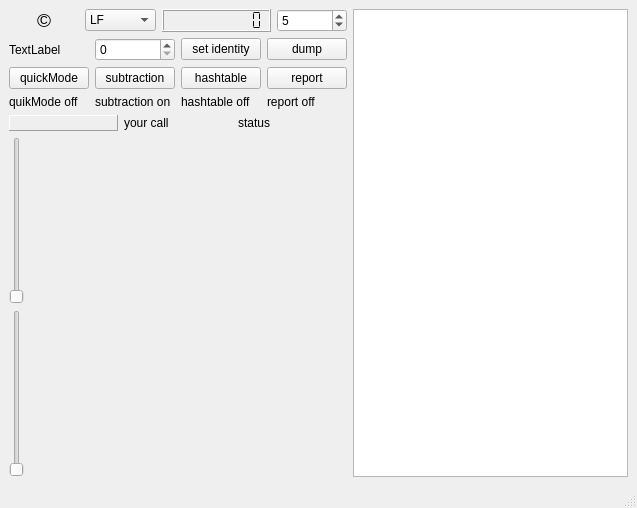
<?xml version="1.0" encoding="UTF-8"?>
<ui version="4.0">
 <class>MainWindow</class>
 <widget class="QMainWindow" name="MainWindow">
  <property name="geometry">
   <rect>
    <x>0</x>
    <y>0</y>
    <width>637</width>
    <height>508</height>
   </rect>
  </property>
  <property name="windowTitle">
   <string>qt-wspr</string>
  </property>
  <widget class="QWidget" name="centralwidget">
   <layout class="QHBoxLayout" name="horizontalLayout_6">
    <item>
     <layout class="QVBoxLayout" name="verticalLayout">
      <item>
       <layout class="QHBoxLayout" name="horizontalLayout">
        <item>
         <widget class="QLabel" name="label_2">
          <property name="font">
           <font>
            <pointsize>14</pointsize>
           </font>
          </property>
          <property name="toolTip">
           <string>&lt;html&gt;&lt;head/&gt;&lt;body&gt;&lt;p&gt;Copyright J van Katwijk, Lazy Chair Computing&lt;/p&gt;&lt;p&gt;This EXPERIMENTAL wspr decoder is based on the wspr decoding software from Joe Taylor (available under GNU GPL V3) , see copyrights below copyright 2001-2015, Joe Taylor, K1JT&lt;/p&gt;&lt;p&gt; Much of the present code is based on work by Steven Franke, K9AN&lt;/p&gt;&lt;p&gt; which in turn was based on earlier work by K1JT.&lt;/p&gt;&lt;p&gt; Copyright 2014-2015, Steven Franke, K9AN &lt;/p&gt;&lt;p&gt;with minor modifications&lt;/p&gt;&lt;p&gt; Copyright 2016, Guenael Jouchet, VA2GKA&lt;/p&gt;&lt;p&gt;The software is available under a GPL V3&lt;/p&gt;&lt;p&gt;&lt;br/&gt;&lt;/p&gt;&lt;/body&gt;&lt;/html&gt;</string>
          </property>
          <property name="text">
           <string>©</string>
          </property>
          <property name="alignment">
           <set>Qt::AlignmentFlag::AlignCenter</set>
          </property>
         </widget>
        </item>
        <item>
         <widget class="QComboBox" name="freqButton">
          <property name="toolTip">
           <string>&lt;html&gt;&lt;head/&gt;&lt;body&gt;&lt;p&gt;The selected band. A list of known frequencies for wspr transmissions is packed into this combobox&lt;/p&gt;&lt;/body&gt;&lt;/html&gt;</string>
          </property>
          <item>
           <property name="text">
            <string>LF</string>
           </property>
          </item>
          <item>
           <property name="text">
            <string>jan</string>
           </property>
          </item>
          <item>
           <property name="text">
            <string>MF</string>
           </property>
          </item>
          <item>
           <property name="text">
            <string>160m</string>
           </property>
          </item>
          <item>
           <property name="text">
            <string>80m</string>
           </property>
          </item>
          <item>
           <property name="text">
            <string>60m</string>
           </property>
          </item>
          <item>
           <property name="text">
            <string>40m</string>
           </property>
          </item>
          <item>
           <property name="text">
            <string>30m</string>
           </property>
          </item>
          <item>
           <property name="text">
            <string>20m</string>
           </property>
          </item>
          <item>
           <property name="text">
            <string>17m</string>
           </property>
          </item>
          <item>
           <property name="text">
            <string>15m</string>
           </property>
          </item>
          <item>
           <property name="text">
            <string>12m</string>
           </property>
          </item>
          <item>
           <property name="text">
            <string>10m</string>
           </property>
          </item>
          <item>
           <property name="text">
            <string>6m</string>
           </property>
          </item>
          <item>
           <property name="text">
            <string>4m</string>
           </property>
          </item>
          <item>
           <property name="text">
            <string>2m</string>
           </property>
          </item>
          <item>
           <property name="text">
            <string>70cm</string>
           </property>
          </item>
         </widget>
        </item>
        <item>
         <widget class="QLCDNumber" name="frequencyDisplay">
          <property name="toolTip">
           <string>&lt;html&gt;&lt;head/&gt;&lt;body&gt;&lt;p&gt;The frequency tuned to&lt;/p&gt;&lt;/body&gt;&lt;/html&gt;</string>
          </property>
          <property name="digitCount">
           <number>10</number>
          </property>
          <property name="segmentStyle">
           <enum>QLCDNumber::SegmentStyle::Flat</enum>
          </property>
         </widget>
        </item>
        <item>
         <widget class="QSpinBox" name="mouse_Inc">
          <property name="toolTip">
           <string>&lt;html&gt;&lt;head/&gt;&lt;body&gt;&lt;p&gt;Mouse Increment. The amount of Hz that will change when moving the mousewheel is set here.&lt;/p&gt;&lt;/body&gt;&lt;/html&gt;</string>
          </property>
          <property name="value">
           <number>5</number>
          </property>
         </widget>
        </item>
       </layout>
      </item>
      <item>
       <layout class="QHBoxLayout" name="horizontalLayout_2">
        <item>
         <widget class="QLabel" name="statusLabel">
          <property name="text">
           <string>TextLabel</string>
          </property>
         </widget>
        </item>
        <item>
         <widget class="QSpinBox" name="npasses_Selector">
          <property name="toolTip">
           <string>&lt;html&gt;&lt;head/&gt;&lt;body&gt;&lt;p&gt;selector for number of passes to make&lt;/p&gt;&lt;/body&gt;&lt;/html&gt;</string>
          </property>
         </widget>
        </item>
        <item>
         <widget class="QPushButton" name="identity_Button">
          <property name="toolTip">
           <string>&lt;html&gt;&lt;head/&gt;&lt;body&gt;&lt;p&gt;In order for the reporting to the psk reporter the messages are augmented with the call and location of the monitor. Touching the button will show a small menu where your data can be entered&lt;/p&gt;&lt;/body&gt;&lt;/html&gt;</string>
          </property>
          <property name="text">
           <string>set identity</string>
          </property>
         </widget>
        </item>
        <item>
         <widget class="QPushButton" name="dumpButton">
          <property name="text">
           <string>dump</string>
          </property>
         </widget>
        </item>
       </layout>
      </item>
      <item>
       <layout class="QGridLayout" name="gridLayout">
        <item row="0" column="0">
         <widget class="QPushButton" name="quickMode_Button">
          <property name="toolTip">
           <string>&lt;html&gt;&lt;head/&gt;&lt;body&gt;&lt;p&gt;Touch this button for &amp;quot;quick&amp;quot; mode, i.e. faster processing with less validity tests&lt;/p&gt;&lt;/body&gt;&lt;/html&gt;</string>
          </property>
          <property name="text">
           <string>quickMode</string>
          </property>
         </widget>
        </item>
        <item row="0" column="1">
         <widget class="QPushButton" name="subtraction_Button">
          <property name="toolTip">
           <string>&lt;html&gt;&lt;head/&gt;&lt;body&gt;&lt;p&gt;The default way on processing the wspr signal is to reconstruct the signal as it should have been for each message received and subtracting that from the incoming signal.&lt;/p&gt;&lt;/body&gt;&lt;/html&gt;</string>
          </property>
          <property name="text">
           <string>subtraction</string>
          </property>
         </widget>
        </item>
        <item row="0" column="2">
         <widget class="QPushButton" name="hashtable_Button">
          <property name="text">
           <string>hashtable</string>
          </property>
         </widget>
        </item>
        <item row="0" column="3">
         <widget class="QPushButton" name="report_Button">
          <property name="toolTip">
           <string>&lt;html&gt;&lt;head/&gt;&lt;body&gt;&lt;p&gt;Received messages can be uploaded to the pskreporter service. Touching the button instructs the software to start the pskreporting or, if reporting is on, switch it off.&lt;/p&gt;&lt;p&gt;A precondition is that your identity is passed on to the software.&lt;/p&gt;&lt;/body&gt;&lt;/html&gt;</string>
          </property>
          <property name="text">
           <string>report</string>
          </property>
         </widget>
        </item>
        <item row="1" column="0">
         <widget class="QLabel" name="quickMode_display">
          <property name="text">
           <string>quikMode off</string>
          </property>
         </widget>
        </item>
        <item row="1" column="1">
         <widget class="QLabel" name="subtraction_display">
          <property name="text">
           <string>subtraction on</string>
          </property>
         </widget>
        </item>
        <item row="1" column="2">
         <widget class="QLabel" name="hashtable_display">
          <property name="text">
           <string>hashtable off</string>
          </property>
         </widget>
        </item>
        <item row="1" column="3">
         <widget class="QLabel" name="report_display">
          <property name="text">
           <string>report off</string>
          </property>
         </widget>
        </item>
       </layout>
      </item>
      <item>
       <layout class="QHBoxLayout" name="horizontalLayout_5">
        <item>
         <widget class="QLabel" name="timeDisplay">
          <property name="frameShape">
           <enum>QFrame::Shape::Panel</enum>
          </property>
          <property name="frameShadow">
           <enum>QFrame::Shadow::Raised</enum>
          </property>
          <property name="text">
           <string/>
          </property>
         </widget>
        </item>
        <item>
         <widget class="QLabel" name="homecall_label">
          <property name="text">
           <string>your call</string>
          </property>
         </widget>
        </item>
        <item>
         <widget class="QLabel" name="pskLabel">
          <property name="text">
           <string>status</string>
          </property>
         </widget>
        </item>
       </layout>
      </item>
      <item>
       <layout class="QHBoxLayout" name="horizontalLayout_3">
        <item>
         <widget class="QSlider" name="lfScopeSlider">
          <property name="orientation">
           <enum>Qt::Orientation::Vertical</enum>
          </property>
         </widget>
        </item>
        <item>
         <widget class="QwtPlot" name="lfSpectrum">
          <property name="maximumSize">
           <size>
            <width>16777215</width>
            <height>121</height>
           </size>
          </property>
         </widget>
        </item>
       </layout>
      </item>
      <item>
       <layout class="QHBoxLayout" name="horizontalLayout_4">
        <item>
         <widget class="QSlider" name="hfScopeSlider">
          <property name="orientation">
           <enum>Qt::Orientation::Vertical</enum>
          </property>
         </widget>
        </item>
        <item>
         <widget class="QwtPlot" name="hfSpectrum">
          <property name="maximumSize">
           <size>
            <width>16777215</width>
            <height>131</height>
           </size>
          </property>
         </widget>
        </item>
       </layout>
      </item>
     </layout>
    </item>
    <item>
     <widget class="QListView" name="textDisplay"/>
    </item>
   </layout>
  </widget>
  <widget class="QStatusBar" name="statusbar"/>
  <widget class="QMenuBar" name="menuBar">
   <property name="geometry">
    <rect>
     <x>0</x>
     <y>0</y>
     <width>637</width>
     <height>23</height>
    </rect>
   </property>
  </widget>
 </widget>
 <customwidgets>
  <customwidget>
   <class>QwtPlot</class>
   <extends>QFrame</extends>
   <header>qwt_plot.h</header>
  </customwidget>
 </customwidgets>
 <resources/>
 <connections/>
</ui>
